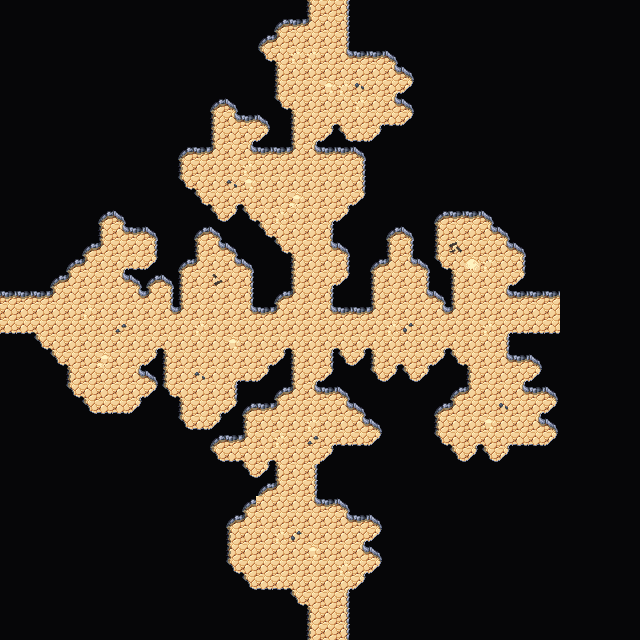

A 2D game scene composited from a Tiled map and its tileset images. What follows is a short description and the map's XML, with each tile layer's data collapsed to a summary:
An orthogonal 40x40 tile map with 16x16 px tiles, 4 tile layers (Collision, Background, Walls, Clutter), 2 tilesets and 4 objects.

<map version="1.5" tiledversion="1.7.2" orientation="orthogonal" renderorder="right-down" width="40" height="40" tilewidth="16" tileheight="16" infinite="0" nextlayerid="7" nextobjectid="63">
 <editorsettings>
  <export target="wastetown..tmx" format="tmx" />
 </editorsettings>
 <tileset firstgid="1" source="../../../tileset/main.tsx" />
 <tileset firstgid="3477" source="../../../tileset/buildings.tsx" />
 <layer id="6" name="Collision" width="40" height="40">
  <data>[1600 cells, 0 non-empty, 0 distinct tile ids]</data>
 </layer>
 <layer id="1" name="Background" width="40" height="40">
  <data>[1600 cells, 1600 non-empty, 1 distinct tile ids]</data>
 </layer>
 <layer id="2" name="Walls" width="40" height="40">
  <data>[1600 cells, 1356 non-empty, 19 distinct tile ids]</data>
 </layer>
 <layer id="3" name="Clutter" width="40" height="40">
  <properties>
   <property name="spriteLayer" type="bool" value="true" />
  </properties>
  <data>[1600 cells, 29 non-empty, 10 distinct tile ids]</data>
 </layer>
 <objectgroup id="4" name="Objects">
  <object id="59" template="../../../obj/door_right.tx" x="1.16667" y="319.833">
   <properties>
    <property name="teleport" value="../common/maps/map/cave/cave_multilevel_4/cave_23E5.tmx" />
    <property name="teleportObjectId" value="63" />
   </properties>
  </object>
  <object id="60" template="../../../obj/door_left.tx" x="542" y="322">
   <properties>
    <property name="teleport" value="../common/maps/map/cave/cave_multilevel_4/cave_23E7.tmx" />
    <property name="teleportObjectId" value="59" />
   </properties>
  </object>
  <object id="61" template="../../../obj/door_down.tx" x="319.333" y="19.3333">
   <properties>
    <property name="teleport" value="../common/maps/map/cave/cave_multilevel_4/cave_23D6.tmx" />
    <property name="teleportObjectId" value="62" />
   </properties>
  </object>
  <object id="62" template="../../../obj/door_up.tx" x="321.655" y="636.425">
   <properties>
    <property name="teleport" value="../common/maps/map/cave/cave_multilevel_4/cave_23F6.tmx" />
    <property name="teleportObjectId" value="62" />
   </properties>
  </object>
 </objectgroup>
</map>
